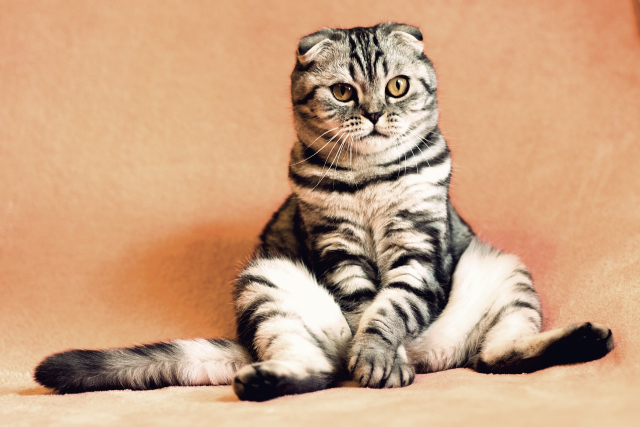
#> input picture exercise0/lena.png, 1280 x 853 px (shown at 1/2 size)
$ jupyter execute --allow-errors 'Exercise 0.ipynb'   (shell and % lines are left out)
#> lines starting #> are read from the running program, lines starting #| are printed output that depends on the picture
# 3D Computer Vision (2023/24)

## Exercise 0

Submitted by Group ??:
- Name1
- Name2
- Name3
- Name4

Upload: 25.10.2023

**Deadline**: No submission

~~Please hand in a copy of the solved notebook and a html-export of it.~~

## Short Jupyter Tutorial

Two types of cells:
- Code cell (executes python code)
- Markdown cell (for writing text/LaTex)

New cell: "+" button

Change cell type: Click on "code" at the top and change to "Markdown"

Edit cell: double click

Execute cell: ctrl + enter (or "run" button)

Export .html: File > Download as > HTML

[cell 1]
print("This is a code cell")

**This is a Markdown cell**

## Short LaTex Tutorial

Basic Math:
- This formula $f(x) = x^2$ is an example.
- $\begin{align*}
  1 + 2 &= 3\\
  1 &= 3 - 2
\end{align*}$
- $f(x) = x^2$
- $g(x) = \frac{1}{\sqrt{x}}$
- $F(x) = \int^a_b \frac{1}{3}x^3$
- $\left[
\begin{matrix}
1 & 0\\
0 & 1
\end{matrix}
\right]$
- $\left(\frac{1}{\sqrt{x}}\right)$

## Short Python Tutorial

### Datatypes

[cell 2]
a = 1
print(a) # 1
print(type(a)) # <class 'int'>

b = 1.0
print(b) # 1.0
print(type(b)) # <class 'float'>

[cell 3]
somestring_1 = 'hello world'
print(somestring_1) # hello world
somestring_2 = "hello world"
print(somestring_1==somestring_2) # True

# string from numbers
str_1 = str(10)

some_string_1 = 'hello ' + 'world'
some_string_2 = 'hello ' 'world'
some_string_2 = ('hello ' 'world')
print(some_string_1) # hello world
print(some_string_2) # hello world

[cell 4]
some_string_1 = "Introduction to computer vision!"
print(some_string_1[0]) # I
print(some_string_1[1]) # n
print(some_string_1[-1]) # !
print(some_string_1[-2]) # n
print(some_string_1[0:12]) # Introduction
print(some_string_1[:12]) # Introduction
print(some_string_1[-7:]) # vision!

### Control Flow

[cell 5]
i = 0
list_0 = []
while i<10:
    list_0.append(i)
    i += 2
print(list_0) #[0, 2, 4, 6, 8]

[cell 6]
expression_1 = i < 0
expression_2 = i > 0
expression_3 = (i ==0)

if expression_1:
    print("block 1")
elif expression_2:
    print("block 2")
elif expression_3:
    print("block 3")
else:
    print("block 4")

[cell 7]
for i in range(10):
    if i == 5:
        break
    print(i)

print()

for i in [0, 1, 2, 3, 4]:
    print(i)

### Collection Datatypes

Commonly used collection types are
* list
* tuples
* dictionaries

[cell 8]
# An empty list
list_0 = []
list_1 = [1,2,3]
print(list_0) # []
print(list_1) # [1, 2, 3]

# A List of integer, float, string, list
mixed_list = [1, 2.0, 3, 'four' , []]
mixed_list[1] = 'two'
print(mixed_list) # [1, 'two', 3, 'four', []]

list_two = [((i)*(i)) for i in range(6)]
print(list_two)

[cell 9]
list_1 = [1, 2, 3, 4]
idx = list_1.index(3)
print(idx) # 2

list_1 = [0, 1, 2, 3, 4, 5, 6]
print(list_1[0:4]) # 0, 1, 2, 3
print(list_1[:4]) # 0, 1, 2, 3
print(list_1[4:]) # 4, 5, 6
print(list_1[0:8:2]) # 0, 2, 4, 6
list_2 = [1, 2, 3, 4]
print(list_2[::]) # 1, 2, 3, 4
print(list_1[:]) # 0, 1, 2, 3, 4, 5, 6

[cell 10]
list_x = [0, 0]
list_y = list_x
print(list_x is list_y) # True

print(list_x, list_y)
# Lets modify one of them
list_y[1] = 1
print(list_x, list_y) # [0, 1] [0, 1]

[cell 11]
list_1 = [0, 1]
list_2 = list_1.copy() # shallow copy
print(list_1 is list_2) # False

# Let's modify list_2
list_2[0] = -1
print(list_1) # [0, 1]
print(list_2) # [-1, 1]

[cell 12]
from copy import deepcopy
x = [1, 0]
list_1 = [0, 1, x]
list_2 = deepcopy(list_1)
list_2[2][0] = -10
print(list_1) # [0, 1, [1, 0]]
print(list_2) # [0, 1, [-10, 0]]
print(x) # [1, 0]
# !!! deepcopy is very slow, do not over use it

[cell 13]
list_1 = [1, 2, 3]
list_2 = [4, 5, 6]
list_1_2 = list_1 + list_2

print(list_1_2) # [1, 2, 3, 4, 5, 6]
list_1.extend(list_2)

#Using extend is faster than using append
print(list_1) # [1, 2, 3, 4, 5, 6]
list_1.append(7)

print(list_1) # [1, 2, 3, 4, 5, 6, 7]

[cell 14]
set_1 = {1, 2, 3}
set_2 = {'three', 'two', 'one', 'one'}

set_3 = set.union(set_1, set_2)
print(set_3)
{1, 2, 3, 'one', 'three', 'two'}
print(set_1 in set_3)
print(set_1.issubset(set_3)) # True
print(set_3.issubset(set_1)) # False

[cell 15]
empty_dict = {}
dict_1 = {"one": 1, "two":2, "x": 3}
print(dict_1)
print(dict_1['two'])

some_dict = {"one": 1, "two": 2, "three":3}
print(some_dict.keys()) # dict_keys(['one', 'three', 'two'])
print(some_dict.values()) # dict_values([1, 3, 2])
print(some_dict) # {'one': 1, 'three': 3, 'two': 2}
# Let's remove ("one":1)
some_dict.pop("one")
print(some_dict) # {'three': 3, 'two': 2}

[cell 16]
# Iterating over elements in dictionaries
dict_1 = {"Marr": "Red",
"Poggio": "Blue",
"Hildreth": "Green",
"Witkins": "Purple"}
names = []
for n in dict_1.keys():
    names.append(n)
# names = ['Hildreth', 'Marr', 'Witkins', 'Poggio']

colors = []
for c in dict_1.values():
    colors.append(c)
    # colors = ['Green', 'Red', 'Purple', 'Blue']

### File IO

[cell 17]
# Let's write a string to a file
with open('file.txt', 'w') as fid:
    fid.write("Hello World! \n")
    fid.write("12345.0")

# Open the file and read its content
with open('file.txt', 'r') as fid:
    text = fid.read()

print(text)

### Functions

[cell 18]
def add(a, b):
    ''' input: a and b. returns sum of a and b'''
    sum_ = a + b
    return sum_

print(add(1,2)) # 3

### Numpy

[cell 19]
#! python3 -m pip install numpy#depending on your system environment

[cell 20]
import numpy as np
empty_arr = np.array(())

single_dim_arr = np.array([1, 2, 3])
print(single_dim_arr) # [1 2 3]
print(single_dim_arr.shape) # (3, )

twoD_array = np.array([[1, 2, 3]])
print(twoD_array) # [[1 2 3]]
print(twoD_array.shape) # (1, 3)

another_2D_array = np.array([[1], [2], [3]])
print(another_2D_array) # [[1] [2] [3]]
print(another_2D_array.shape) # (3, 1)

[cell 21]
# 2x2 matrix of ones
ones = np.ones([2,2])
print(ones)

# 3x3 matrix of zeros
zeros = np.zeros((3,3))
print(zeros)

# A 3x3 Matrix of 5s
full = np.full((3,3), 5)
print(full)
# 3x3 Identity matrix
identity = np.eye(3)
print(identity)


spaced_intervals = np.linspace(0, 1, 5)
print(spaced_intervals)
# array([ 0. , 0.25, 0.5 , 0.75, 1.])

rand_array = np.random.rand(3, 3)
print(rand_array)

[cell 22]
arr_1 = np.array([[0, 1, 2, 3],
[1, 2, 3, 4],
[3, 4, 5, 6]])


# Let's print individual
print("row=0,col=0 \n",arr_1[0,0])
print("row=0,col=2 \n",arr_1[0,2])
print("row=2,col=3 \n",arr_1[2,3])

[cell 23]
arr_1 = np.array([[0, 1, 2, 3],
[1, 2, 3, 4],
[3, 4, 5, 6]])

# First row
row_0 = arr_1[0, :]
print(row_0) # array([0, 1, 2, 3])

# First column
col_0 = arr_1[:, 0]
print(col_0) # array([0, 1, 3])

[cell 24]
# accessing the first row
arr_1 = np.array([[0, 1, 2, 3],
[1, 2, 3, 4],
[3, 4, 5, 6]])

# passing "start":"end"
row_0 = arr_1[0, 0:4] # [0, 1, 2, 3]

# we can drop the "start" index
row_0 = arr_1[0, :4] # [0, 1, 2, 3]

# we can drop the "end" index
row_0 = arr_1[0, 0:] # [0, 1, 2, 3]

# we can drop both "start" and "end"
# this is the least verbose way
row_0 = arr_1[0, :] # [0, 1, 2, 3]


# it is possible to use negative indices
arr_1 = np.array([[0, 1, 2, 3],
[1, 2, 3, 4],
[3, 4, 5, 6]])


sub_array = arr_1[0, :-1]

# is equivalent to
sub_array = arr_1[0, :3]
sub_array = arr_1[0:3, -3:-1]

# is equivalent to
sub_array = arr_1[0:3, 1:3]

[cell 25]
# BGR to RGB image conversion
bgr_img = np.random.rand(300, 200, 3)

# the shape of the image is kept
# the order of r,g, b channels changes
rgb_img = bgr_img[..., [2, 1, 0]]

# BGR -> RGB

[cell 26]
arr_1 = np.array([[1, -3, 4],
[-5, 6, 4],
[9, 9, -9]], dtype=np.float32)

print(arr_1[[True, False, False]])

flag = arr_1<0

print(flag)

# set negative values to 0
arr_1[flag] = 0
print(arr_1)

[cell 27]
array_1 = np.random.rand(8, 4)
tr_array_1 = array_1.T # shape [4, 8 ]
print(tr_array_1.shape)
# .T reverses the order of dimensions
# a more general way is to use transpose()

array_2 = np.random.rand(2, 4, 5)
tr_array_2 = array_2.transpose(2, 0, 1)

print(tr_array_2.shape) # (5, 2, 4)

[cell 28]
array_0 = np.random.rand(3,2)
array_1 = array_0.reshape(6,1)

print("Array 1 ", array_0)
print("Array 2 ", array_1)

[cell 29]
arr_1 = np.random.rand(3, 2)
arr_2 = np.random.rand(3, 2)
# element wise addition similar to subtraction & division

# Element-wise multiply
arr_3 = np.multiply(arr_1, arr_2)
arr_3 = arr_1 * arr_2 # same as np.multiply()

# matrix mltiplication
arr_4 = np.dot(arr_1, arr_2.T)

# inner product for 1d arrays
arr_4 = np.dot([1, 2, 3], [1, 2, 3])

[cell 30]
# inverting a matrix
arr_1 = np.random.rand(3,3)
arr_2 = np.linalg.inv(arr_1)
print(np.dot(arr_1, arr_2)) # Identity

# More array math
x=1
np.sin(x) # Trigonometric sine, element-wise.
np.cos(x) # Cosine element-wise.
np.tan(x) # Compute tangent element-wise.
np.degrees(x) # Convert angles from radians to degrees.
np.radians(x) # Convert angles from degrees to radians.

[cell 31]
data = np.dot(arr_1, arr_2)
np.savetxt('t_file.txt',data)

#> (the rest of this cell did not finish here and is left out)

### Python Imaging Library

[cell 32]
from PIL import Image
#downlaod_url="http://optipng.sourceforge.net/pngtech/img/lena.png"
im = Image.open('lena.png')
#> im is the input picture: PIL image 1280x853 RGB; mean R, G, B 202.1, 162.1, 129.3
display(im) #im.show()
im.save('lena_copy.png')

[cell 33]
# Create a JPEG thumbnail image
im.thumbnail([80, 80])
#> im: PIL image 80x53 RGB
im.save('thumbnail.jpg', "JPEG")
# RGB to BGR conversion
r, g, b = im.split()
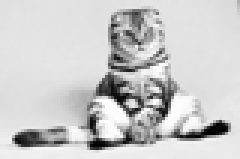
#> r: PIL image 80x53 L (shown 3 times larger); min 0, max 255, mean 202.1
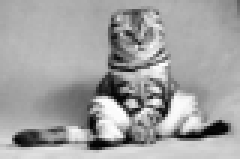
#> g: PIL image 80x53 L (shown 3 times larger); min 0, max 255, mean 162.2
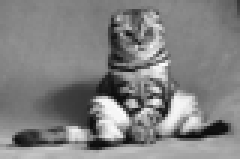
#> b: PIL image 80x53 L (shown 3 times larger); min 10, max 254, mean 129.3

im = Image.merge("RGB", (b, g, r))
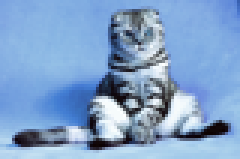
#> im: PIL image 80x53 RGB (shown 3 times larger); mean R, G, B 129.3, 162.2, 202.1
display(im)#im.show()

[cell 34]
# you can rotate images
im_rot = im.rotate(-45)
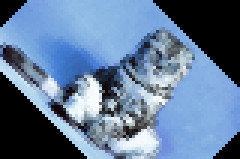
#> im_rot: PIL image 80x53 RGB (shown 3 times larger); mean R, G, B 98.4, 122.8, 153.1
im_rot.save("lena_rotated_45.png")

# You can convert rgb to gray or CMYK
im_gray = im_rot.convert("L")
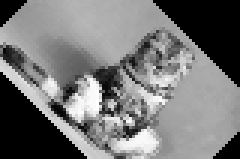
#> im_gray: PIL image 80x53 L (shown 3 times larger); min 0, max 255, mean 119

im_gray.save("lena_gray_rot.png")
im_cmyk = im_rot.convert("CMYK")
display(im_rot)#im_rot.show()

[cell 35]
# Drawing lines is important for the exercises
from PIL import ImageDraw
im = Image.open('lena.png')
start = (0, 210)
end = (300, 400)

draw = ImageDraw.Draw(im)

draw.line([start, end], fill='green', width=5)

display(im)#im.show()
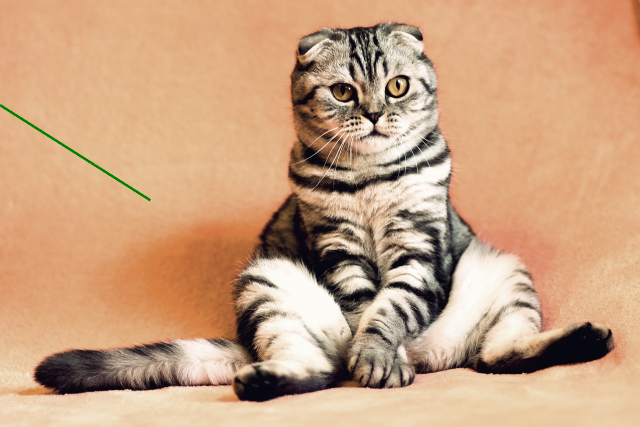
#> shown: PIL image 1280x853 RGB (shown at 1/2 size); mean R, G, B 201.7, 162.1, 129.1

[cell 36]
#You can read more about PIL at https://pillow.readthedocs.io
# In this lecture we use PIL for reading/writing images
# Remember how to convert between np arrays and PIL Images

import numpy as np

im_pil = Image.open('lena.png')

# PIL Image to numpy array
im_array = np.asarray(im_pil, dtype=np.uint8)

# Numpy array to PIL Image
im_pil = Image.fromarray(im_array)

### Matplot Lib visualization

[cell 37]
import numpy as np
import matplotlib.pyplot as plt
from PIL import Image
# Let's load an image with scipy
img = np.asarray(Image.open('lena.png'))
plt.imshow(img)
plt.show() # Next slide
print(img.shape)
#| (853, 1280, 3)

[cell 38]
# sample plot of an exponential function
x = np.linspace(0, 4, 15)
y = np.exp(x)
plt.xlabel('x axis')
plt.ylabel('y axis')
plt.plot(x, y)
plt.show() # Next slide
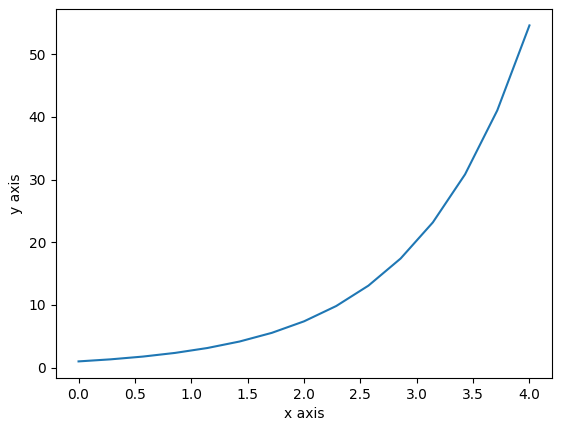
#> figure drawn by matplotlib, 1 panel; curve peaks at x = 4, y = 54.6

[cell 39]
# muptiple plots could also be plotted
x = np.linspace(1, 4, 15)
log10_v = np.log10(x)
log2_v = np.log2(x)
plt.plot(x, log10_v)
plt.plot(x, log2_v)
plt.xlabel('x axis label')
plt.ylabel('y axis label')
plt.title('log base 2 and 10')
plt.legend(['log10', 'log2'])
plt.show() # next slide
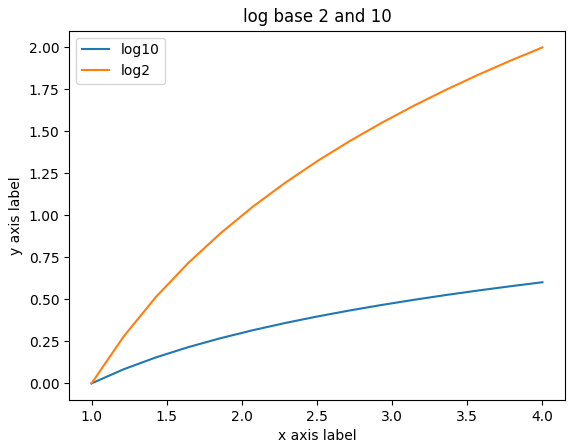
#> figure drawn by matplotlib, 1 panel; curve peaks at x = 4, y = 0.602; curve peaks at x = 4, y = 2

[cell 40]
# sub plots
x = np.linspace(1, 4, 15)
log10_v = np.log10(x)
log2_v = np.log2(x)
# one row two cols
# activate plot 1
plt.subplot(1, 2, 1)

# plot sub plot 1
plt.plot(x, log10_v)
plt.title('log10')

# activate plot 2
plt.subplot(1, 2, 2)
# plot sub plot 2
plt.plot(x, log2_v)
plt.title('log2')
plt.show()
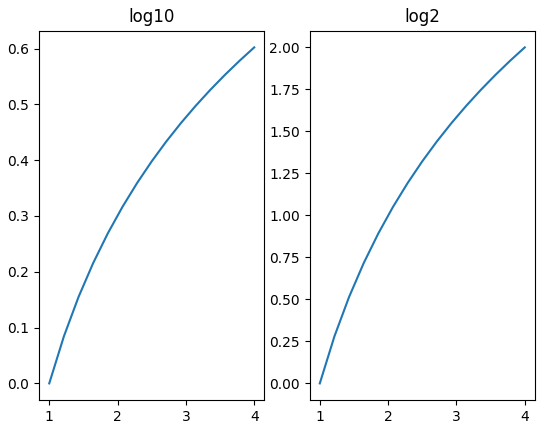
#> figure drawn by matplotlib, 2 panels; panel 1: curve peaks at x = 4, y = 0.602; panel 2: curve peaks at x = 4, y = 2
